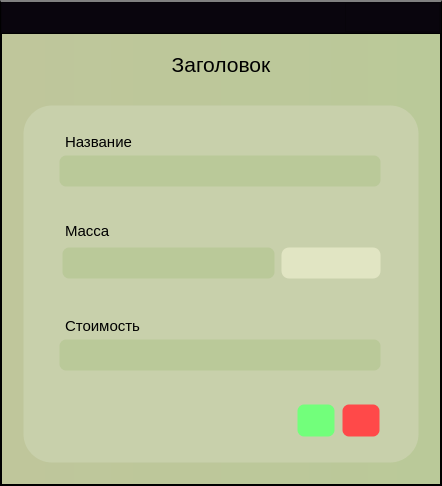
<?xml version="1.0" encoding="UTF-8"?>
<ui version="4.0">
 <class>Dialog</class>
 <widget class="QDialog" name="Dialog">
  <property name="geometry">
   <rect>
    <x>0</x>
    <y>0</y>
    <width>442</width>
    <height>486</height>
   </rect>
  </property>
  <property name="windowTitle">
   <string>Редактирование</string>
  </property>
  <property name="styleSheet">
   <string notr="true">QDialog{
border:2px solid gray;
}
*{
background-color:qlineargradient(spread:pad, x1:0, y1:0, x2:1, y2:0, stop:0 rgba(191, 198, 155, 255), stop:1 rgba(186, 201, 153, 255));
}
QTabWidget::pane {
 border: 0;
 }

QPushButton{
background-color:white;
color:black;
height:30px;
}
QTableWidget{
background-color:#071e26;
}
QTextBrowser{
background-color:#071e26;
}
Qlabel{
}
QScrollBar:vertical {
            border: 1px solid rgb(200, 208, 171);
			border-radius: 5px;
            background-color:#C8D0AB;
            width:18px;    
            margin: 0px px 3px 0px;
        }
        QScrollBar::handle:vertical {         
            min-height: 0px;
            border-top: 2px solid black;
		border-bottom: 2px solid black;
            border-radius: 4px;
            background-color: rgb(186, 201, 153);
			margin-top:-1px;
        }
QScrollBar::handle:vertical:hover {         
           background-color: #E1E5C3;
        }
QScrollBar::handle:vertical:pressed {         
           background-color:#FBFFD8;
        }

        QScrollBar::add-line:vertical {       
            height: 0px;
            subcontrol-position: bottom;
            subcontrol-origin: margin;
        }
        QScrollBar::sub-line:vertical {
            height: 0px;
            subcontrol-position: top;
            subcontrol-origin: margin;
        }

#centralwidget{
	background-color: black;
}
QPushButton{
background-color: white;
border-radius: 20px;
}
QTableWidget{
background-color:black;
}

MainWindow{
	border-radius: 10px;
}</string>
  </property>
  <layout class="QGridLayout" name="gridLayout">
   <property name="leftMargin">
    <number>0</number>
   </property>
   <property name="topMargin">
    <number>0</number>
   </property>
   <property name="rightMargin">
    <number>0</number>
   </property>
   <property name="bottomMargin">
    <number>0</number>
   </property>
   <property name="spacing">
    <number>0</number>
   </property>
   <item row="0" column="0">
    <widget class="QFrame" name="centralwidget">
     <property name="styleSheet">
      <string notr="true">#centralwidget{
border-top:2px solid gray;
}</string>
     </property>
     <property name="frameShape">
      <enum>QFrame::StyledPanel</enum>
     </property>
     <property name="frameShadow">
      <enum>QFrame::Raised</enum>
     </property>
     <layout class="QVBoxLayout" name="verticalLayout">
      <property name="spacing">
       <number>0</number>
      </property>
      <property name="leftMargin">
       <number>0</number>
      </property>
      <property name="topMargin">
       <number>0</number>
      </property>
      <property name="rightMargin">
       <number>0</number>
      </property>
      <property name="bottomMargin">
       <number>0</number>
      </property>
      <item>
       <widget class="QFrame" name="header_frame">
        <property name="minimumSize">
         <size>
          <width>0</width>
          <height>31</height>
         </size>
        </property>
        <property name="maximumSize">
         <size>
          <width>16777215</width>
          <height>33</height>
         </size>
        </property>
        <property name="styleSheet">
         <string notr="true">background-color: rgb(9, 5, 13);</string>
        </property>
        <property name="frameShape">
         <enum>QFrame::StyledPanel</enum>
        </property>
        <property name="frameShadow">
         <enum>QFrame::Raised</enum>
        </property>
        <layout class="QHBoxLayout" name="horizontalLayout_7">
         <property name="spacing">
          <number>0</number>
         </property>
         <property name="leftMargin">
          <number>0</number>
         </property>
         <property name="topMargin">
          <number>0</number>
         </property>
         <property name="rightMargin">
          <number>0</number>
         </property>
         <property name="bottomMargin">
          <number>0</number>
         </property>
         <item alignment="Qt::AlignRight|Qt::AlignTop">
          <widget class="QFrame" name="frame_11">
           <property name="minimumSize">
            <size>
             <width>95</width>
             <height>29</height>
            </size>
           </property>
           <property name="styleSheet">
            <string notr="true"/>
           </property>
           <property name="frameShape">
            <enum>QFrame::StyledPanel</enum>
           </property>
           <property name="frameShadow">
            <enum>QFrame::Raised</enum>
           </property>
           <layout class="QHBoxLayout" name="horizontalLayout_8">
            <property name="spacing">
             <number>0</number>
            </property>
            <property name="leftMargin">
             <number>0</number>
            </property>
            <property name="topMargin">
             <number>0</number>
            </property>
            <property name="rightMargin">
             <number>0</number>
            </property>
            <property name="bottomMargin">
             <number>0</number>
            </property>
            <item alignment="Qt::AlignRight">
             <widget class="QPushButton" name="close_window_button">
              <property name="minimumSize">
               <size>
                <width>49</width>
                <height>0</height>
               </size>
              </property>
              <property name="maximumSize">
               <size>
                <width>16777215</width>
                <height>33</height>
               </size>
              </property>
              <property name="styleSheet">
               <string notr="true">#close_window_button:hover {
   background: red;
   border: 2px solid #d0d0d0;
	border-radius: 4px
}</string>
              </property>
              <property name="text">
               <string/>
              </property>
              <property name="icon">
               <iconset resource="icons/icons.qrc">
                <normaloff>:/icons/icons_images/bar_x.svg</normaloff>:/icons/icons_images/bar_x.svg</iconset>
              </property>
             </widget>
            </item>
           </layout>
          </widget>
         </item>
        </layout>
       </widget>
      </item>
      <item>
       <widget class="QFrame" name="frame">
        <property name="frameShape">
         <enum>QFrame::StyledPanel</enum>
        </property>
        <property name="frameShadow">
         <enum>QFrame::Raised</enum>
        </property>
        <layout class="QGridLayout" name="gridLayout_2">
         <property name="leftMargin">
          <number>20</number>
         </property>
         <property name="topMargin">
          <number>10</number>
         </property>
         <property name="rightMargin">
          <number>20</number>
         </property>
         <property name="bottomMargin">
          <number>20</number>
         </property>
         <property name="spacing">
          <number>20</number>
         </property>
         <item row="1" column="0">
          <widget class="QFrame" name="frame_39">
           <property name="sizePolicy">
            <sizepolicy hsizetype="Expanding" vsizetype="Preferred">
             <horstretch>0</horstretch>
             <verstretch>0</verstretch>
            </sizepolicy>
           </property>
           <property name="minimumSize">
            <size>
             <width>0</width>
             <height>0</height>
            </size>
           </property>
           <property name="font">
            <font>
             <family>a_FuturaRoundTitulSh</family>
             <pointsize>10</pointsize>
             <weight>75</weight>
             <bold>true</bold>
            </font>
           </property>
           <property name="styleSheet">
            <string notr="true">*{
background-color:#C8D0AB;
border: 3px solid transparent;
border-radius:30px;
}
QLineEdit{
background-color:rgb(186, 201, 153);
min-height:28px;
border-radius:8px;
selection-color: black; 
selection-background-color: rgb(225, 229, 195);
}
QLineEdit:disabled{
background-color:rgb(188, 198, 161);
}

QTextBrowser{
background-color:rgb(186, 201, 153);
min-height:28px;
border-radius:8px;
selection-color: black; 
selection-background-color: rgb(225, 229, 195);
}


#label_text_error{
border: 0px solid transparent;
border-radius:0px;
color:red;
min-height:15px;
max-height:20px;
margin-left:5px;
}
#label_price_error{
border: 0px solid transparent;
border-radius:0px;
color:red;
min-height:15px;
max-height:20px;
margin-left:5px;
}
#label_8{
border: 0px solid transparent;
border-radius:0px;
color:red;
min-height:15px;
max-height:20px;
margin-left:5px;
}</string>
           </property>
           <property name="frameShape">
            <enum>QFrame::StyledPanel</enum>
           </property>
           <property name="frameShadow">
            <enum>QFrame::Raised</enum>
           </property>
           <layout class="QVBoxLayout" name="verticalLayout_14">
            <property name="spacing">
             <number>10</number>
            </property>
            <property name="leftMargin">
             <number>30</number>
            </property>
            <property name="topMargin">
             <number>20</number>
            </property>
            <property name="rightMargin">
             <number>30</number>
            </property>
            <property name="bottomMargin">
             <number>20</number>
            </property>
            <item>
             <widget class="QFrame" name="frame_6">
              <property name="frameShape">
               <enum>QFrame::StyledPanel</enum>
              </property>
              <property name="frameShadow">
               <enum>QFrame::Raised</enum>
              </property>
              <layout class="QVBoxLayout" name="verticalLayout_2">
               <property name="spacing">
                <number>0</number>
               </property>
               <property name="leftMargin">
                <number>0</number>
               </property>
               <property name="topMargin">
                <number>0</number>
               </property>
               <property name="rightMargin">
                <number>2</number>
               </property>
               <property name="bottomMargin">
                <number>0</number>
               </property>
               <item>
                <widget class="QLabel" name="label_2">
                 <property name="font">
                  <font>
                   <pointsize>11</pointsize>
                  </font>
                 </property>
                 <property name="text">
                  <string>Название</string>
                 </property>
                 <property name="alignment">
                  <set>Qt::AlignLeading|Qt::AlignLeft|Qt::AlignVCenter</set>
                 </property>
                 <property name="wordWrap">
                  <bool>false</bool>
                 </property>
                 <property name="margin">
                  <number>0</number>
                 </property>
                 <property name="indent">
                  <number>-1</number>
                 </property>
                </widget>
               </item>
               <item>
                <widget class="QLineEdit" name="lineEdit">
                 <property name="enabled">
                  <bool>true</bool>
                 </property>
                 <property name="font">
                  <font>
                   <pointsize>11</pointsize>
                  </font>
                 </property>
                 <property name="styleSheet">
                  <string notr="true">font: rgb(175, 175, 175)</string>
                 </property>
                </widget>
               </item>
               <item>
                <widget class="QLabel" name="label_text_error">
                 <property name="minimumSize">
                  <size>
                   <width>0</width>
                   <height>15</height>
                  </size>
                 </property>
                 <property name="maximumSize">
                  <size>
                   <width>16777215</width>
                   <height>20</height>
                  </size>
                 </property>
                 <property name="font">
                  <font>
                   <pointsize>9</pointsize>
                  </font>
                 </property>
                 <property name="text">
                  <string/>
                 </property>
                 <property name="alignment">
                  <set>Qt::AlignLeading|Qt::AlignLeft|Qt::AlignTop</set>
                 </property>
                </widget>
               </item>
              </layout>
             </widget>
            </item>
            <item>
             <widget class="QFrame" name="frame_3">
              <property name="frameShape">
               <enum>QFrame::StyledPanel</enum>
              </property>
              <property name="frameShadow">
               <enum>QFrame::Raised</enum>
              </property>
              <layout class="QVBoxLayout" name="verticalLayout_3">
               <property name="spacing">
                <number>0</number>
               </property>
               <property name="leftMargin">
                <number>0</number>
               </property>
               <property name="topMargin">
                <number>0</number>
               </property>
               <property name="rightMargin">
                <number>0</number>
               </property>
               <property name="bottomMargin">
                <number>0</number>
               </property>
               <item>
                <widget class="QLabel" name="label_7">
                 <property name="font">
                  <font>
                   <pointsize>11</pointsize>
                   <underline>false</underline>
                  </font>
                 </property>
                 <property name="text">
                  <string>Масса</string>
                 </property>
                 <property name="alignment">
                  <set>Qt::AlignLeading|Qt::AlignLeft|Qt::AlignVCenter</set>
                 </property>
                 <property name="wordWrap">
                  <bool>false</bool>
                 </property>
                 <property name="margin">
                  <number>0</number>
                 </property>
                 <property name="indent">
                  <number>-1</number>
                 </property>
                </widget>
               </item>
               <item>
                <widget class="QFrame" name="frame_7">
                 <property name="frameShape">
                  <enum>QFrame::StyledPanel</enum>
                 </property>
                 <property name="frameShadow">
                  <enum>QFrame::Raised</enum>
                 </property>
                 <layout class="QHBoxLayout" name="horizontalLayout_2">
                  <property name="spacing">
                   <number>5</number>
                  </property>
                  <property name="leftMargin">
                   <number>0</number>
                  </property>
                  <property name="topMargin">
                   <number>0</number>
                  </property>
                  <property name="rightMargin">
                   <number>0</number>
                  </property>
                  <property name="bottomMargin">
                   <number>0</number>
                  </property>
                  <item>
                   <widget class="QLineEdit" name="lineEdit_3">
                    <property name="enabled">
                     <bool>true</bool>
                    </property>
                    <property name="font">
                     <font>
                      <pointsize>11</pointsize>
                     </font>
                    </property>
                    <property name="alignment">
                     <set>Qt::AlignLeading|Qt::AlignLeft|Qt::AlignVCenter</set>
                    </property>
                   </widget>
                  </item>
                  <item>
                   <widget class="QComboBox" name="comboBox">
                    <property name="enabled">
                     <bool>true</bool>
                    </property>
                    <property name="minimumSize">
                     <size>
                      <width>100</width>
                      <height>32</height>
                     </size>
                    </property>
                    <property name="font">
                     <font>
                      <pointsize>11</pointsize>
                     </font>
                    </property>
                    <property name="styleSheet">
                     <string notr="true">/*стиль комбобокса*/
QComboBox{
border:1px solid transparent;
border-radius: 8px;
padding-left:10px;
background-color: #E1E5C3;
spacing:15px;
}
/*стиль комбобокса при наводке*/
QComboBox:hover{
background-color:#FBFFD8;
}

/*кнопка стрелки*/
QComboBox::drop-down{
border-radius: 0px;
border:0px;
}
/*стиль стрелочки*/
QComboBox::down-arrow{
image: url(:/icons/icons_images/arrow-down.svg);
width:18px;
height:18px;
margin-right:16px;
}



/*стиль выпадающий список*/
QListView{
border-radius: 0px;
background-color:transparent;
qproperty-fucusPolicy: 'NoFocus';
}

QComboBox QAbstractItemView
{
  selection-color: black;
border-radius: 8px;
  selection-background-color: #FBFFD8;
outline: 0px;
}

QComboBox:disabled{
background-color:rgb(188, 198, 161);
}


</string>
                    </property>
                   </widget>
                  </item>
                 </layout>
                </widget>
               </item>
               <item>
                <widget class="QLabel" name="label_8">
                 <property name="enabled">
                  <bool>true</bool>
                 </property>
                 <property name="sizePolicy">
                  <sizepolicy hsizetype="Preferred" vsizetype="Preferred">
                   <horstretch>0</horstretch>
                   <verstretch>0</verstretch>
                  </sizepolicy>
                 </property>
                 <property name="minimumSize">
                  <size>
                   <width>0</width>
                   <height>15</height>
                  </size>
                 </property>
                 <property name="maximumSize">
                  <size>
                   <width>16777215</width>
                   <height>20</height>
                  </size>
                 </property>
                 <property name="font">
                  <font>
                   <pointsize>9</pointsize>
                  </font>
                 </property>
                 <property name="text">
                  <string/>
                 </property>
                 <property name="scaledContents">
                  <bool>false</bool>
                 </property>
                 <property name="alignment">
                  <set>Qt::AlignLeading|Qt::AlignLeft|Qt::AlignTop</set>
                 </property>
                 <property name="wordWrap">
                  <bool>false</bool>
                 </property>
                 <property name="margin">
                  <number>0</number>
                 </property>
                </widget>
               </item>
              </layout>
             </widget>
            </item>
            <item>
             <widget class="QFrame" name="frame_8">
              <property name="frameShape">
               <enum>QFrame::StyledPanel</enum>
              </property>
              <property name="frameShadow">
               <enum>QFrame::Raised</enum>
              </property>
              <layout class="QVBoxLayout" name="verticalLayout_4">
               <property name="spacing">
                <number>0</number>
               </property>
               <property name="leftMargin">
                <number>0</number>
               </property>
               <property name="topMargin">
                <number>0</number>
               </property>
               <property name="rightMargin">
                <number>2</number>
               </property>
               <property name="bottomMargin">
                <number>0</number>
               </property>
               <item>
                <widget class="QLabel" name="label_6">
                 <property name="font">
                  <font>
                   <pointsize>11</pointsize>
                   <underline>false</underline>
                  </font>
                 </property>
                 <property name="text">
                  <string>Стоимость</string>
                 </property>
                 <property name="alignment">
                  <set>Qt::AlignLeading|Qt::AlignLeft|Qt::AlignVCenter</set>
                 </property>
                 <property name="wordWrap">
                  <bool>false</bool>
                 </property>
                 <property name="margin">
                  <number>0</number>
                 </property>
                 <property name="indent">
                  <number>-1</number>
                 </property>
                </widget>
               </item>
               <item>
                <widget class="QLineEdit" name="lineEdit_2">
                 <property name="enabled">
                  <bool>true</bool>
                 </property>
                 <property name="font">
                  <font>
                   <pointsize>11</pointsize>
                  </font>
                 </property>
                 <property name="alignment">
                  <set>Qt::AlignLeading|Qt::AlignLeft|Qt::AlignVCenter</set>
                 </property>
                </widget>
               </item>
               <item>
                <widget class="QLabel" name="label_price_error">
                 <property name="enabled">
                  <bool>true</bool>
                 </property>
                 <property name="sizePolicy">
                  <sizepolicy hsizetype="Preferred" vsizetype="Preferred">
                   <horstretch>0</horstretch>
                   <verstretch>0</verstretch>
                  </sizepolicy>
                 </property>
                 <property name="minimumSize">
                  <size>
                   <width>0</width>
                   <height>15</height>
                  </size>
                 </property>
                 <property name="maximumSize">
                  <size>
                   <width>16777215</width>
                   <height>20</height>
                  </size>
                 </property>
                 <property name="font">
                  <font>
                   <pointsize>9</pointsize>
                  </font>
                 </property>
                 <property name="text">
                  <string/>
                 </property>
                 <property name="scaledContents">
                  <bool>false</bool>
                 </property>
                 <property name="alignment">
                  <set>Qt::AlignLeading|Qt::AlignLeft|Qt::AlignTop</set>
                 </property>
                 <property name="wordWrap">
                  <bool>false</bool>
                 </property>
                 <property name="margin">
                  <number>0</number>
                 </property>
                </widget>
               </item>
              </layout>
             </widget>
            </item>
            <item alignment="Qt::AlignRight|Qt::AlignTop">
             <widget class="QFrame" name="frame_4">
              <property name="minimumSize">
               <size>
                <width>0</width>
                <height>0</height>
               </size>
              </property>
              <property name="styleSheet">
               <string notr="true">*{
background-color:transparent;
border: 3px solid transparent;
}
QPushButton {
border-radius:8px;
}

</string>
              </property>
              <property name="frameShape">
               <enum>QFrame::StyledPanel</enum>
              </property>
              <property name="frameShadow">
               <enum>QFrame::Raised</enum>
              </property>
              <layout class="QHBoxLayout" name="horizontalLayout">
               <property name="spacing">
                <number>5</number>
               </property>
               <property name="leftMargin">
                <number>0</number>
               </property>
               <property name="topMargin">
                <number>0</number>
               </property>
               <property name="rightMargin">
                <number>3</number>
               </property>
               <property name="bottomMargin">
                <number>0</number>
               </property>
               <item>
                <widget class="QPushButton" name="pushButton_11">
                 <property name="enabled">
                  <bool>true</bool>
                 </property>
                 <property name="minimumSize">
                  <size>
                   <width>40</width>
                   <height>35</height>
                  </size>
                 </property>
                 <property name="maximumSize">
                  <size>
                   <width>40</width>
                   <height>16777215</height>
                  </size>
                 </property>
                 <property name="font">
                  <font>
                   <pointsize>11</pointsize>
                  </font>
                 </property>
                 <property name="styleSheet">
                  <string notr="true">QPushButton:enabled{
background-color:rgb(114, 255, 123);
}
QPushButton:disabled{
background-color:rgb(188, 198, 161);
}
QPushButton:hover{
background-color:rgb(46, 239, 46);
}
QPushButton:pressed{
background-color:rgb(122, 255, 101);
}
</string>
                 </property>
                 <property name="text">
                  <string/>
                 </property>
                 <property name="icon">
                  <iconset resource="icons/icons.qrc">
                   <normaloff>:/icons/icons_images/check-square.svg</normaloff>:/icons/icons_images/check-square.svg</iconset>
                 </property>
                 <property name="iconSize">
                  <size>
                   <width>20</width>
                   <height>20</height>
                  </size>
                 </property>
                </widget>
               </item>
               <item>
                <widget class="QPushButton" name="pushButton_10">
                 <property name="enabled">
                  <bool>true</bool>
                 </property>
                 <property name="minimumSize">
                  <size>
                   <width>40</width>
                   <height>35</height>
                  </size>
                 </property>
                 <property name="maximumSize">
                  <size>
                   <width>40</width>
                   <height>16777215</height>
                  </size>
                 </property>
                 <property name="font">
                  <font>
                   <pointsize>11</pointsize>
                  </font>
                 </property>
                 <property name="styleSheet">
                  <string notr="true">QPushButton:enabled{
background-color:rgb(255, 73, 73);
}
QPushButton:disabled{
background-color:rgb(188, 198, 161);
}
QPushButton:hover{
background-color:rgb(255, 0, 0);
}
QPushButton:pressed{
background-color:rgb(255, 73, 73);
}
</string>
                 </property>
                 <property name="text">
                  <string/>
                 </property>
                 <property name="icon">
                  <iconset resource="icons/icons.qrc">
                   <normaloff>:/icons/icons_images/x-square.svg</normaloff>:/icons/icons_images/x-square.svg</iconset>
                 </property>
                 <property name="iconSize">
                  <size>
                   <width>20</width>
                   <height>20</height>
                  </size>
                 </property>
                </widget>
               </item>
              </layout>
             </widget>
            </item>
           </layout>
          </widget>
         </item>
         <item row="0" column="0">
          <widget class="QLabel" name="label">
           <property name="minimumSize">
            <size>
             <width>0</width>
             <height>40</height>
            </size>
           </property>
           <property name="maximumSize">
            <size>
             <width>16777215</width>
             <height>40</height>
            </size>
           </property>
           <property name="font">
            <font>
             <pointsize>16</pointsize>
            </font>
           </property>
           <property name="styleSheet">
            <string notr="true">background-color:transparent;</string>
           </property>
           <property name="text">
            <string>Заголовок</string>
           </property>
           <property name="alignment">
            <set>Qt::AlignCenter</set>
           </property>
          </widget>
         </item>
        </layout>
       </widget>
      </item>
     </layout>
    </widget>
   </item>
  </layout>
 </widget>
 <resources>
  <include location="icons/icons.qrc"/>
 </resources>
 <connections/>
</ui>
